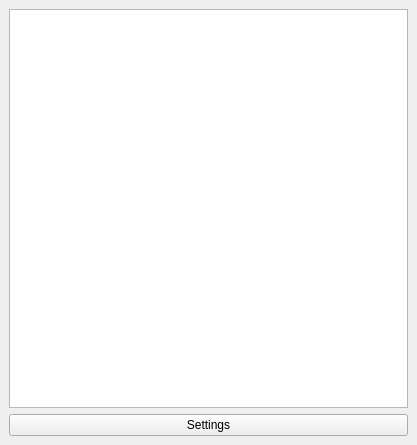
<?xml version="1.0" encoding="UTF-8"?>
<ui version="4.0">
 <class>MainWindow</class>
 <widget class="QMainWindow" name="MainWindow">
  <property name="geometry">
   <rect>
    <x>0</x>
    <y>0</y>
    <width>417</width>
    <height>445</height>
   </rect>
  </property>
  <property name="windowTitle">
   <string>sokketter</string>
  </property>
  <property name="autoFillBackground">
   <bool>false</bool>
  </property>
  <widget class="QWidget" name="centralwidget">
   <layout class="QVBoxLayout" name="verticalLayout">
    <property name="leftMargin">
     <number>0</number>
    </property>
    <property name="topMargin">
     <number>0</number>
    </property>
    <property name="rightMargin">
     <number>0</number>
    </property>
    <property name="bottomMargin">
     <number>0</number>
    </property>
    <item>
     <widget class="SlidingStackedWidget" name="stackedWidget">
      <property name="currentIndex">
       <number>0</number>
      </property>
      <widget class="QWidget" name="power_strip_list_page">
       <layout class="QVBoxLayout" name="verticalLayout_2" stretch="0,0">
        <item>
         <widget class="QListWidget" name="power_strip_list_widget">
          <property name="autoFillBackground">
           <bool>true</bool>
          </property>
          <property name="frameShape">
           <enum>QFrame::StyledPanel</enum>
          </property>
          <property name="frameShadow">
           <enum>QFrame::Sunken</enum>
          </property>
          <property name="editTriggers">
           <set>QAbstractItemView::NoEditTriggers</set>
          </property>
          <property name="showDropIndicator" stdset="0">
           <bool>false</bool>
          </property>
          <property name="isWrapping" stdset="0">
           <bool>false</bool>
          </property>
          <property name="resizeMode">
           <enum>QListView::Fixed</enum>
          </property>
          <property name="itemAlignment">
           <set>Qt::AlignLeading|Qt::AlignLeft|Qt::AlignTop</set>
          </property>
         </widget>
        </item>
        <item>
         <widget class="QPushButton" name="settings_button">
          <property name="text">
           <string>Settings</string>
          </property>
         </widget>
        </item>
       </layout>
      </widget>
      <widget class="QWidget" name="settings_page"/>
      <widget class="QWidget" name="socket_list_page">
       <layout class="QVBoxLayout" name="verticalLayout_3">
        <item>
         <widget class="QListWidget" name="socket_list_widget">
          <property name="autoFillBackground">
           <bool>false</bool>
          </property>
          <property name="editTriggers">
           <set>QAbstractItemView::NoEditTriggers</set>
          </property>
          <property name="showDropIndicator" stdset="0">
           <bool>false</bool>
          </property>
          <property name="selectionRectVisible">
           <bool>true</bool>
          </property>
          <property name="itemAlignment">
           <set>Qt::AlignLeading|Qt::AlignLeft|Qt::AlignTop</set>
          </property>
         </widget>
        </item>
        <item>
         <widget class="QPushButton" name="socket_list_back_button">
          <property name="text">
           <string>Back</string>
          </property>
         </widget>
        </item>
       </layout>
      </widget>
     </widget>
    </item>
   </layout>
  </widget>
 </widget>
 <customwidgets>
  <customwidget>
   <class>SlidingStackedWidget</class>
   <extends>QStackedWidget</extends>
   <header location="global">SlidingStackedWidget.h</header>
   <container>1</container>
  </customwidget>
 </customwidgets>
 <resources/>
 <connections/>
</ui>
